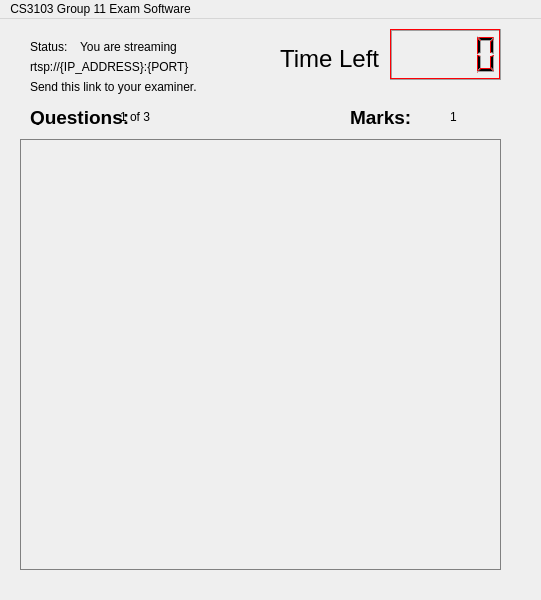
<?xml version="1.0" encoding="UTF-8"?>
<ui version="4.0">
 <class>MainWindow</class>
 <widget class="QMainWindow" name="MainWindow">
  <property name="geometry">
   <rect>
    <x>0</x>
    <y>0</y>
    <width>541</width>
    <height>600</height>
   </rect>
  </property>
  <property name="windowTitle">
   <string>MainWindow</string>
  </property>
  <widget class="QWidget" name="centralwidget">
   <widget class="QWidget" name="question_widget" native="true">
    <property name="geometry">
     <rect>
      <x>20</x>
      <y>120</y>
      <width>481</width>
      <height>431</height>
     </rect>
    </property>
    <property name="autoFillBackground">
     <bool>false</bool>
    </property>
    <property name="styleSheet">
     <string notr="true">border: 1px solid gray</string>
    </property>
   </widget>
   <widget class="QLCDNumber" name="timeLcdNumber">
    <property name="geometry">
     <rect>
      <x>390</x>
      <y>10</y>
      <width>111</width>
      <height>51</height>
     </rect>
    </property>
    <property name="palette">
     <palette>
      <active>
       <colorrole role="Light">
        <brush brushstyle="SolidPattern">
         <color alpha="255">
          <red>252</red>
          <green>0</green>
          <blue>6</blue>
         </color>
        </brush>
       </colorrole>
      </active>
      <inactive>
       <colorrole role="Light">
        <brush brushstyle="SolidPattern">
         <color alpha="255">
          <red>252</red>
          <green>0</green>
          <blue>6</blue>
         </color>
        </brush>
       </colorrole>
      </inactive>
      <disabled>
       <colorrole role="Light">
        <brush brushstyle="SolidPattern">
         <color alpha="255">
          <red>252</red>
          <green>0</green>
          <blue>6</blue>
         </color>
        </brush>
       </colorrole>
      </disabled>
     </palette>
    </property>
   </widget>
   <widget class="QLabel" name="question_label">
    <property name="geometry">
     <rect>
      <x>30</x>
      <y>90</y>
      <width>101</width>
      <height>16</height>
     </rect>
    </property>
    <property name="font">
     <font>
      <pointsize>14</pointsize>
      <weight>75</weight>
      <bold>true</bold>
     </font>
    </property>
    <property name="text">
     <string>Questions:</string>
    </property>
   </widget>
   <widget class="QLabel" name="time_label">
    <property name="geometry">
     <rect>
      <x>280</x>
      <y>30</y>
      <width>101</width>
      <height>20</height>
     </rect>
    </property>
    <property name="font">
     <font>
      <pointsize>18</pointsize>
     </font>
    </property>
    <property name="text">
     <string>Time Left:</string>
    </property>
   </widget>
   <widget class="QLabel" name="question_no_label">
    <property name="geometry">
     <rect>
      <x>120</x>
      <y>90</y>
      <width>60</width>
      <height>16</height>
     </rect>
    </property>
    <property name="text">
     <string>1 of 3</string>
    </property>
   </widget>
   <widget class="QLabel" name="marks_label">
    <property name="geometry">
     <rect>
      <x>350</x>
      <y>90</y>
      <width>101</width>
      <height>16</height>
     </rect>
    </property>
    <property name="font">
     <font>
      <pointsize>14</pointsize>
      <weight>75</weight>
      <bold>true</bold>
     </font>
    </property>
    <property name="text">
     <string>Marks:</string>
    </property>
   </widget>
   <widget class="QLabel" name="marks_no_label">
    <property name="geometry">
     <rect>
      <x>450</x>
      <y>90</y>
      <width>60</width>
      <height>16</height>
     </rect>
    </property>
    <property name="text">
     <string>1</string>
    </property>
   </widget>
   <widget class="QLabel" name="status_info_label">
    <property name="geometry">
     <rect>
      <x>30</x>
      <y>20</y>
      <width>61</width>
      <height>16</height>
     </rect>
    </property>
    <property name="text">
     <string>Status:</string>
    </property>
   </widget>
   <widget class="QLabel" name="status_label">
    <property name="geometry">
     <rect>
      <x>80</x>
      <y>20</y>
      <width>171</width>
      <height>16</height>
     </rect>
    </property>
    <property name="text">
     <string>You are streaming</string>
    </property>
   </widget>
   <widget class="QLabel" name="rtsp_url_label">
    <property name="geometry">
     <rect>
      <x>30</x>
      <y>40</y>
      <width>171</width>
      <height>16</height>
     </rect>
    </property>
    <property name="text">
     <string>rtsp://{IP_ADDRESS}:{PORT}</string>
    </property>
   </widget>
   <widget class="QLabel" name="instruction_label">
    <property name="geometry">
     <rect>
      <x>30</x>
      <y>60</y>
      <width>221</width>
      <height>16</height>
     </rect>
    </property>
    <property name="text">
     <string>Send this link to your examiner.</string>
    </property>
   </widget>
  </widget>
  <widget class="QMenuBar" name="menubar">
   <property name="geometry">
    <rect>
     <x>0</x>
     <y>0</y>
     <width>541</width>
     <height>22</height>
    </rect>
   </property>
   <widget class="QMenu" name="menuCS3103_Group_11_Exam_Software">
    <property name="title">
     <string>CS3103 Group 11 Exam Software</string>
    </property>
   </widget>
   <addaction name="menuCS3103_Group_11_Exam_Software"/>
  </widget>
 </widget>
 <resources/>
 <connections/>
</ui>
